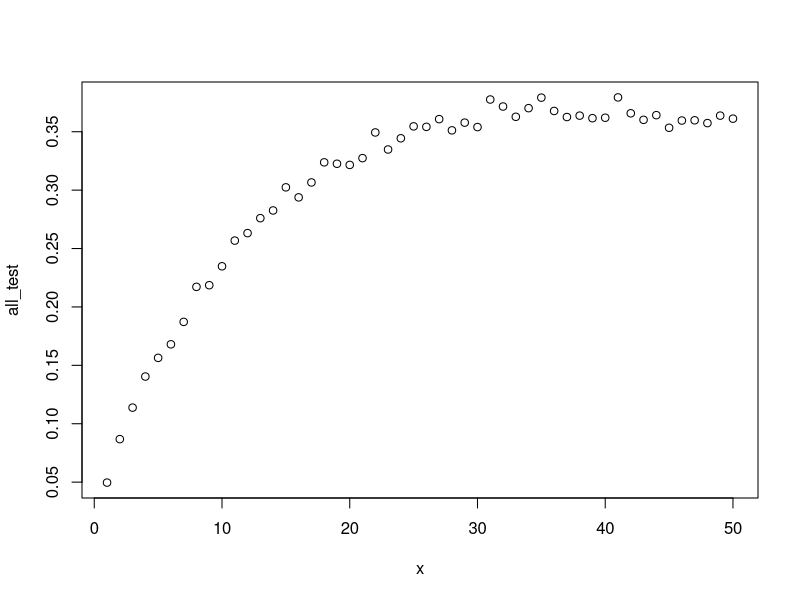

Write R code to recreate this figure.
##Step_1
select_secretary <- function(N, split_number){
  #create a list of N people
  input_list <- sample(1:N, N, replace = FALSE)
  
  #split into two groups
  evaluation_group <- input_list[1:split_number]
  selection_group <- input_list[(split_number+1):N]
  
  #find the best one in evaluation group
  mx <- max(evaluation_group)
  
  #find the first good one in the selection group and return this candidate
  for (i in selection_group) {
    if (i > mx)
      return(final_result <- i)
  }
  # YY: This should be moved here
  return(final_result <- input_list[N])
}

#calculate the prob of getting the best of candidates
step_1 <- function(test1){
count <- 0
for(k in 1:500){
  #reminder for myself: output must be outputted!
  fr <- select_secretary(100, test1)
  if(fr == 100)
    count <- count + 1
}
print(a <- count/500)  #if set split_number as 30, prob is around 0.02
return(a)
}

step_1(37)

##Step_2
find_optimal <- function(){
  all_test <- c()
  #set split_number from 1 to 50
  for (i in 1:50) {
    each_test <- c()
    # for each split_number, run 200 times to get the mean of all the 200 simulations
    # YY: there is 500 in the test. No need to run another 200
    # run 10
    for (j in 1:10)
      each_test <- c(step_1(i), each_test)
    m <- mean(each_test)
    # YY: Reverse the order, not (m, all_test)
    all_test <- c(all_test, m)
  }
  print(all_test)
  x <- 1:50
  plot(x, all_test)
  return(all_test)
}

# from the result, when split_number is 18, the prob is highest, i.e. 0.02066
find_optimal()
